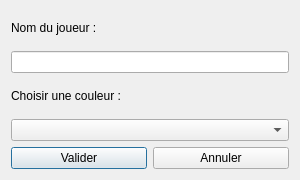
<?xml version="1.0" encoding="UTF-8"?>
<ui version="4.0">
 <class>DialogJugador</class>
 <widget class="QDialog" name="DialogJugador">
  <property name="geometry">
   <rect>
    <x>0</x>
    <y>0</y>
    <width>300</width>
    <height>180</height>
   </rect>
  </property>
  <property name="windowTitle">
   <string>Ajouter un Joueur</string>
  </property>
  <layout class="QVBoxLayout" name="verticalLayout">
   <item>
    <widget class="QLabel" name="labelNom">
     <property name="text">
      <string>Nom du joueur :</string>
     </property>
    </widget>
   </item>
   <item>
    <widget class="QLineEdit" name="lineEditNom"/>
   </item>
   <item>
    <widget class="QLabel" name="labelCouleur">
     <property name="text">
      <string>Choisir une couleur :</string>
     </property>
    </widget>
   </item>
   <item>
    <widget class="QComboBox" name="comboBoxCouleur"/>
   </item>
   <item>
    <layout class="QHBoxLayout">
     <item>
      <widget class="QPushButton" name="btnValider">
       <property name="text">
        <string>Valider</string>
       </property>
      </widget>
     </item>
     <item>
      <widget class="QPushButton" name="btnAnnuler">
       <property name="text">
        <string>Annuler</string>
       </property>
      </widget>
     </item>
    </layout>
   </item>
  </layout>
 </widget>
 <resources/>
 <connections/>
</ui>
